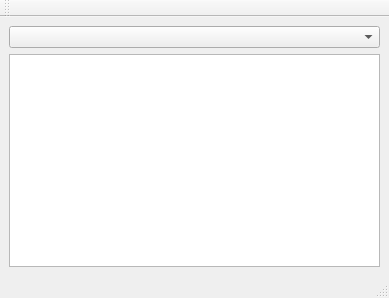
<?xml version="1.0" encoding="UTF-8"?>
<ui version="4.0">
 <class>MainWindow</class>
 <widget class="QMainWindow" name="MainWindow">
  <property name="geometry">
   <rect>
    <x>0</x>
    <y>0</y>
    <width>389</width>
    <height>298</height>
   </rect>
  </property>
  <property name="sizePolicy">
   <sizepolicy hsizetype="Minimum" vsizetype="Minimum">
    <horstretch>0</horstretch>
    <verstretch>0</verstretch>
   </sizepolicy>
  </property>
  <property name="windowTitle">
   <string>MainWindow</string>
  </property>
  <property name="documentMode">
   <bool>false</bool>
  </property>
  <property name="dockNestingEnabled">
   <bool>true</bool>
  </property>
  <widget class="QWidget" name="centralwidget">
   <property name="sizePolicy">
    <sizepolicy hsizetype="Ignored" vsizetype="Ignored">
     <horstretch>0</horstretch>
     <verstretch>0</verstretch>
    </sizepolicy>
   </property>
   <layout class="QGridLayout" name="gridLayout_7">
    <item row="1" column="1">
     <widget class="QTableView" name="tableView"/>
    </item>
    <item row="0" column="1">
     <widget class="QComboBox" name="cb_language"/>
    </item>
   </layout>
  </widget>
  <widget class="QMenuBar" name="menubar">
   <property name="geometry">
    <rect>
     <x>0</x>
     <y>0</y>
     <width>389</width>
     <height>22</height>
    </rect>
   </property>
   <property name="sizePolicy">
    <sizepolicy hsizetype="Ignored" vsizetype="MinimumExpanding">
     <horstretch>0</horstretch>
     <verstretch>0</verstretch>
    </sizepolicy>
   </property>
  </widget>
  <widget class="QStatusBar" name="statusbar">
   <property name="sizePolicy">
    <sizepolicy hsizetype="Ignored" vsizetype="MinimumExpanding">
     <horstretch>0</horstretch>
     <verstretch>0</verstretch>
    </sizepolicy>
   </property>
  </widget>
  <widget class="QToolBar" name="toolbar">
   <property name="sizePolicy">
    <sizepolicy hsizetype="Ignored" vsizetype="MinimumExpanding">
     <horstretch>0</horstretch>
     <verstretch>0</verstretch>
    </sizepolicy>
   </property>
   <property name="minimumSize">
    <size>
     <width>0</width>
     <height>0</height>
    </size>
   </property>
   <property name="contextMenuPolicy">
    <enum>Qt::DefaultContextMenu</enum>
   </property>
   <property name="windowTitle">
    <string>Панель инструментов</string>
   </property>
   <attribute name="toolBarArea">
    <enum>TopToolBarArea</enum>
   </attribute>
   <attribute name="toolBarBreak">
    <bool>false</bool>
   </attribute>
  </widget>
  <action name="action_model">
   <property name="checkable">
    <bool>true</bool>
   </property>
   <property name="text">
    <string>Выбор теста</string>
   </property>
  </action>
  <action name="action_control">
   <property name="checkable">
    <bool>true</bool>
   </property>
   <property name="text">
    <string>Управление</string>
   </property>
  </action>
  <action name="action_test_results">
   <property name="checkable">
    <bool>true</bool>
   </property>
   <property name="text">
    <string>Результаты теста</string>
   </property>
  </action>
  <action name="action_tests_results">
   <property name="checkable">
    <bool>true</bool>
   </property>
   <property name="text">
    <string>Результаты тестов</string>
   </property>
  </action>
  <action name="action_test">
   <property name="checkable">
    <bool>true</bool>
   </property>
   <property name="text">
    <string>Тестовая карта</string>
   </property>
  </action>
 </widget>
 <resources/>
 <connections/>
</ui>
